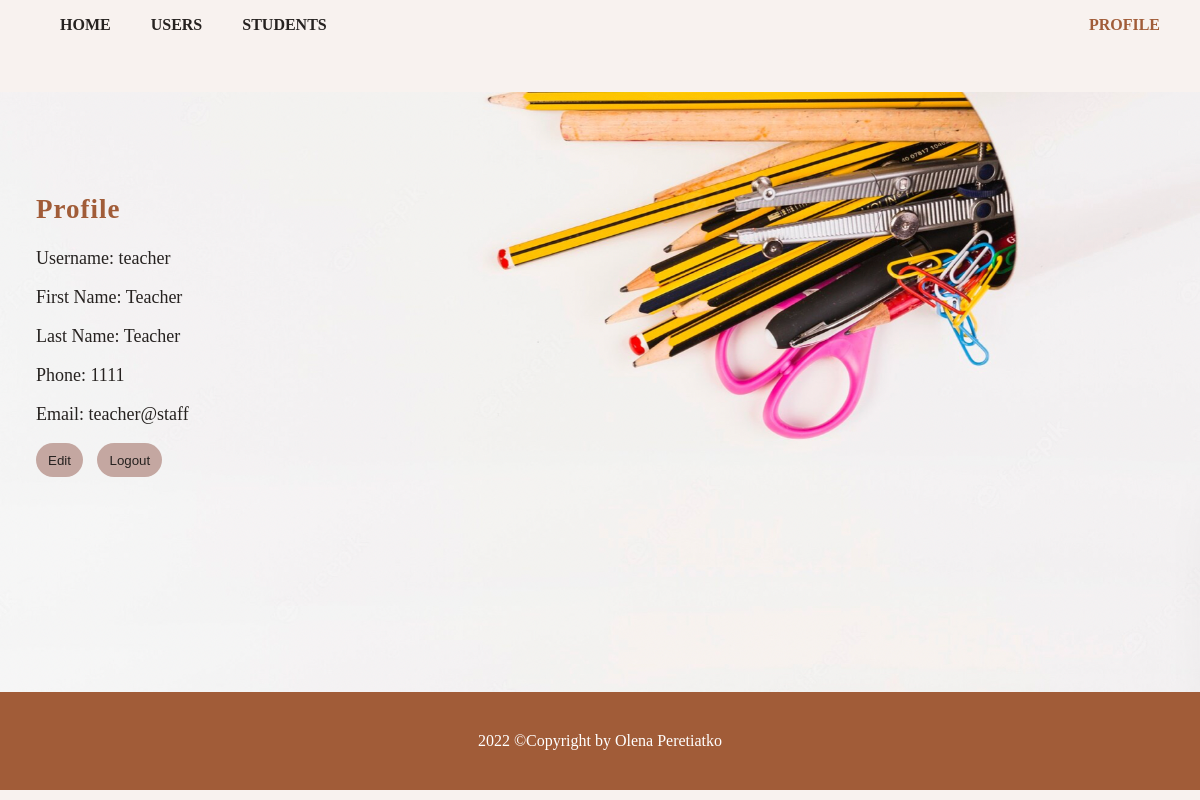
The page /profile (signed in) on the database its author committed.
### src/database/models.py (models this page shows, shortened)
class User(Base, UserMixin):
    __tablename__ = 'user'
    id_user = Column(Integer, primary_key=True)
    username = Column(String(25), unique=True, nullable=False)
    first_name = Column(String(25), nullable=False)
    last_name = Column(String(25), nullable=False)
    email = Column(String(25), unique=True, nullable=False)
    password = Column(String(45), nullable=False)
    phone = Column(String(25), nullable=False)
    is_admin = db.Column(db.Boolean, default=False)
    is_student = db.Column(db.Boolean, default=False)

### resources/auth.py (the view)
class Profile(Resource):
    def get(self):
        return make_response(render_template('profile.html', user=current_user), 200, headers)

### resources/auth.py (called while the page is built)
@login_manager.user_loader
def load_user(id_user):
    return User.query.get(int(id_user))

### src/templates/profile.html (shortened to what this page needs)
<!DOCTYPE html>
<html lang="en">
<head>
    <link href="{{ url_for('static', filename='stylesheets/styles.css') }}" rel="stylesheet">
</head>
<body>
<header>
    <nav>
        <ul>
            <li><a href="/">Home</a>
                {% if current_user.is_admin %}
            <li><a href="/users">Users</a></li>
            {% endif %}
            {% if current_user.is_authenticated %}
            <li><a href="/students">Students</a></li>
            <div class="right">
                <li class="right active"><a href="/profile">Profile</a></li>
            </div>
            {% endif %}
        </ul>
    </nav>
</header>
<main class="content" id="profile">
    <div>
    <h2>Profile</h2>
    <p>Username: {{ user.username }}</p>
    <p>First Name: {{user.first_name}}</p>
    <p>Last Name: {{user.last_name}}</p>
    <p>Phone: {{user.phone}}</p>
    <p>Email: {{user.email}}</p>
    {% if current_user.is_authenticated %}
    <button><a href="edit/{{user.username}}">Edit</a></button>
    <button class="myBtn"><a href="logout">Logout</a></button>
    {% endif %}
    </div>
</main>
<footer id="profileFooter">
    <p>2022 &copy;Copyright by Olena Peretiatko</p>
</footer>
</body>
</html>

### src/static/stylesheets/styles.css (style rules this page uses)
body { margin: 0; background-color: #f8f2ef; font-family: 'Times New Roman', sans-serif; color: #262220; }
header { font-weight: 700; height: 40px; }
.content { padding: 0 3%; }
nav ul li { float: left; list-style: none; margin: 0 20px; }
.right { float: right; }
.right > a { margin-right: 20px; }
.active > a { color: #a15c38; }
a { color: #262220; text-decoration: none; }
nav a { text-transform: uppercase; }
button, input[type="submit"] { margin-right: 10px; background-color: #c4a7a1; padding: 7px 12px; border: none; border-radius: 20px; color: white; font-family: "Noto Sans Cham", sans-serif; }
#profile > div { padding-top: 80px; font-size: 18px; }
#profile { background: url("../images/profileImg.png") center; background-size: cover; height: 600px; }
h2 { letter-spacing: 1px; color: #a15c38; }
footer { bottom: 0; color: white; text-align: center; padding: 2%; background-color: #a15c38; margin-top: 100px; }
#profileFooter { margin-top: 0; }
.content { margin-top: 3%; }

### rows shown on the page
User: username "teacher", first_name "Teacher", last_name "Teacher", phone "1111", email "teacher@staff"
